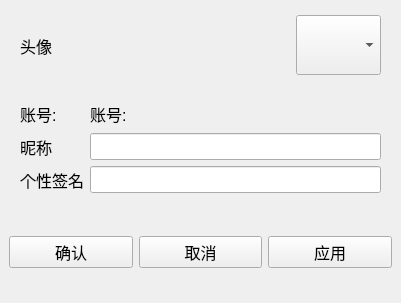
<?xml version="1.0" encoding="UTF-8"?>
<ui version="4.0">
 <class>UserInfoDlg</class>
 <widget class="QWidget" name="UserInfoDlg">
  <property name="geometry">
   <rect>
    <x>0</x>
    <y>0</y>
    <width>400</width>
    <height>302</height>
   </rect>
  </property>
  <property name="font">
   <font>
    <pointsize>12</pointsize>
   </font>
  </property>
  <property name="windowTitle">
   <string>Form</string>
  </property>
  <layout class="QVBoxLayout" name="verticalLayout">
   <property name="spacing">
    <number>0</number>
   </property>
   <property name="leftMargin">
    <number>0</number>
   </property>
   <property name="topMargin">
    <number>0</number>
   </property>
   <property name="rightMargin">
    <number>0</number>
   </property>
   <property name="bottomMargin">
    <number>0</number>
   </property>
   <item>
    <widget class="QWidget" name="widget_2" native="true">
     <property name="minimumSize">
      <size>
       <width>401</width>
       <height>91</height>
      </size>
     </property>
     <property name="maximumSize">
      <size>
       <width>401</width>
       <height>91</height>
      </size>
     </property>
     <layout class="QHBoxLayout" name="horizontalLayout">
      <property name="leftMargin">
       <number>20</number>
      </property>
      <property name="rightMargin">
       <number>20</number>
      </property>
      <item>
       <widget class="QLabel" name="label_5">
        <property name="text">
         <string>头像</string>
        </property>
       </widget>
      </item>
      <item>
       <widget class="QComboBox" name="cbx_icon">
        <property name="minimumSize">
         <size>
          <width>85</width>
          <height>60</height>
         </size>
        </property>
        <property name="maximumSize">
         <size>
          <width>85</width>
          <height>60</height>
         </size>
        </property>
        <property name="iconSize">
         <size>
          <width>60</width>
          <height>60</height>
         </size>
        </property>
       </widget>
      </item>
     </layout>
    </widget>
   </item>
   <item>
    <widget class="QWidget" name="widget" native="true">
     <property name="minimumSize">
      <size>
       <width>401</width>
       <height>111</height>
      </size>
     </property>
     <property name="maximumSize">
      <size>
       <width>401</width>
       <height>111</height>
      </size>
     </property>
     <layout class="QGridLayout" name="gridLayout">
      <property name="leftMargin">
       <number>20</number>
      </property>
      <property name="rightMargin">
       <number>20</number>
      </property>
      <item row="0" column="0">
       <widget class="QLabel" name="label">
        <property name="text">
         <string>账号:</string>
        </property>
       </widget>
      </item>
      <item row="0" column="1">
       <widget class="QLabel" name="lb_account">
        <property name="text">
         <string>账号:</string>
        </property>
       </widget>
      </item>
      <item row="1" column="0">
       <widget class="QLabel" name="label_2">
        <property name="text">
         <string>昵称</string>
        </property>
       </widget>
      </item>
      <item row="1" column="1">
       <widget class="QLineEdit" name="le_name">
        <property name="clearButtonEnabled">
         <bool>true</bool>
        </property>
       </widget>
      </item>
      <item row="2" column="0">
       <widget class="QLabel" name="label_3">
        <property name="text">
         <string>个性签名</string>
        </property>
       </widget>
      </item>
      <item row="2" column="1">
       <widget class="QLineEdit" name="le_felling">
        <property name="clearButtonEnabled">
         <bool>true</bool>
        </property>
       </widget>
      </item>
     </layout>
    </widget>
   </item>
   <item>
    <widget class="QWidget" name="widget_3" native="true">
     <property name="minimumSize">
      <size>
       <width>401</width>
       <height>101</height>
      </size>
     </property>
     <property name="maximumSize">
      <size>
       <width>401</width>
       <height>101</height>
      </size>
     </property>
     <layout class="QHBoxLayout" name="horizontalLayout_2">
      <item>
       <widget class="QPushButton" name="pb_commi">
        <property name="text">
         <string>确认</string>
        </property>
       </widget>
      </item>
      <item>
       <widget class="QPushButton" name="pb_cancel">
        <property name="text">
         <string>取消</string>
        </property>
       </widget>
      </item>
      <item>
       <widget class="QPushButton" name="pb_yingyong">
        <property name="text">
         <string>应用</string>
        </property>
       </widget>
      </item>
     </layout>
    </widget>
   </item>
  </layout>
 </widget>
 <resources/>
 <connections/>
</ui>
